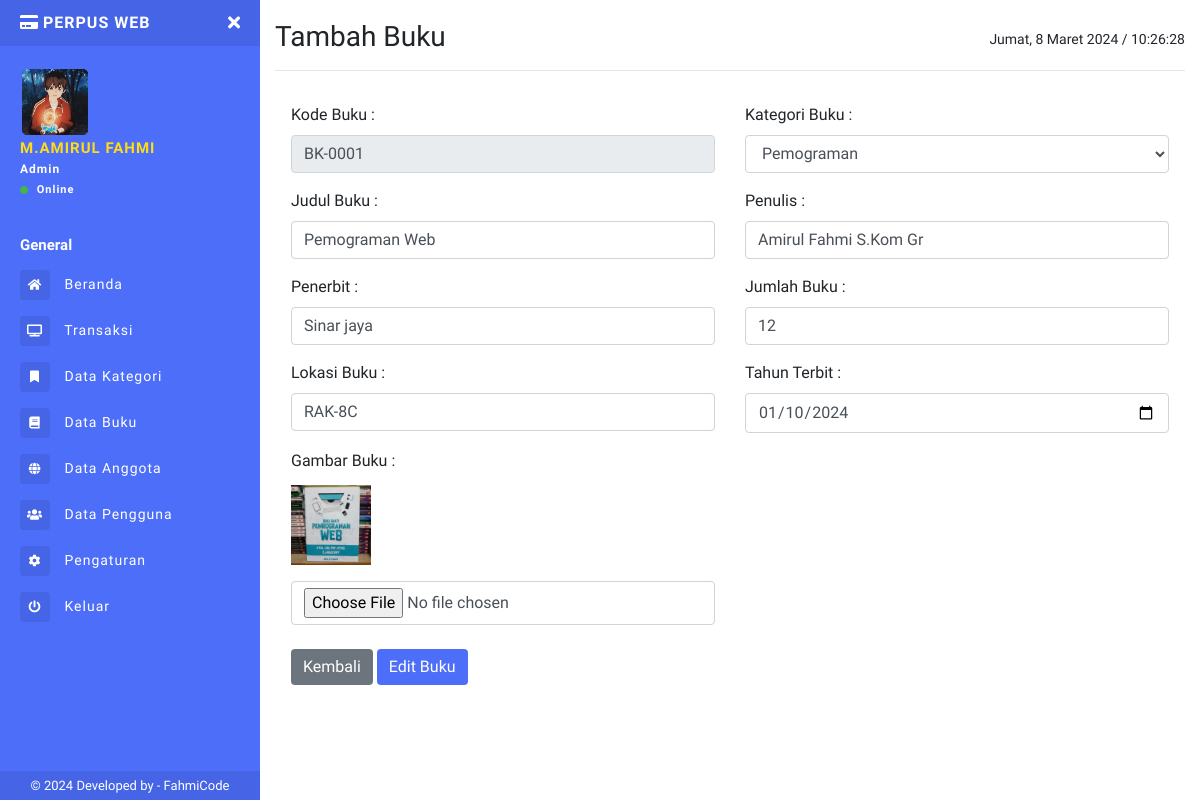
/admin/edit-buku.php?id_buku=BK-0001 (signed in), run on the app's committed database.
### tables this page shows
CREATE TABLE `tb_buku` (
  `id_buku` char(13) NOT NULL,
  `judul` varchar(50) NOT NULL,
  `penulis` varchar(50) NOT NULL,
  `penerbit` varchar(50) NOT NULL,
  `th_terbit` date DEFAULT NULL,
  `id_kategori` int(11) NOT NULL,
  `jumlah_buku` int(11) NOT NULL,
  `lokasi` varchar(25) NOT NULL,
  `gambar` varchar(50) NOT NULL,
  `created_by` int(11) NOT NULL,
  `tgl_input` date DEFAULT NULL
);

CREATE TABLE `tb_kategori` (
  `id_kategori` int(11) NOT NULL,
  `nama_kategori` varchar(50) NOT NULL,
  `created_at` date DEFAULT NULL
);

### admin/edit-buku.php (the view, shortened to what this page needs)
<?php
include "sidebar.php";
$query = mysqli_query($conn, "SELECT * FROM tb_buku WHERE id_buku = '" . $_GET['id_buku'] . "'");
$b = mysqli_fetch_assoc($query);
?>
<h1 class="h3 mb-0">
  Tambah Buku
  <div class="float-right">
    <p id="date_time" style="font-size: 14px; margin-top:11px"></p>
  </div>
</h1>
<hr>
<div class="modal-content border-0">
  <form method="POST" enctype="multipart/form-data">
    <div class="modal-body">
      <div class="row">
        <div class="form-group col-6">
          <label class="samll">Kode Buku :</label>
          <input type="text" name="kode" value="<?= $b['id_buku']; ?>" class="form-control" readonly>
        </div>
        <div class="form-group col-6">
          <label class="samll">Kategori Buku :</label>
          <select name="kategori" class="form-control" required>
            <?php
            $kategori = mysqli_query($conn, "SELECT * FROM tb_kategori");
            while ($k = mysqli_fetch_array($kategori)) {
            ?>
              <option value="<?php echo $k['id_kategori'] ?>" <?= ($b['id_kategori'] == $k['id_kategori']) ? 'selected' : ''; ?>><?php echo $k['nama_kategori'] ?></option>
            <?php } ?>
          </select>
        </div>
        <div class="form-group col-6">
          <label class="samll">Judul Buku :</label>
          <input type="text" name="judul" value="<?= $b['judul']; ?>" placeholder="Masukkan Judul" class="form-control" required>
        </div>
        <div class="form-group col-6">
          <label class="samll">Penulis :</label>
          <input type="text" value="<?= $b['penulis']; ?>" placeholder="Masukkan Penulis" name="penulis" class="form-control" required>
        </div>
        <div class="form-group col-6">
          <label class="samll">Penerbit :</label>
          <input type="text" value="<?= $b['penerbit']; ?>" placeholder="Masukkan Penerbit" name="penerbit" class="form-control" required>
        </div>
        <div class="form-group col-6">
          <label class="samll">Jumlah Buku :</label>
          <input type="number" value="<?= $b['jumlah_buku']; ?>" placeholder="Masukkan Jumlah" name="jumlah" class="form-control" required>
        </div>
        <div class="form-group col-6">
          <label class="samll">Lokasi Buku :</label>
          <input type="text" value="<?= $b['lokasi']; ?>" placeholder="Masukkan Rak" name="lokasi" class="form-control" required>
        </div>
        <div class="form-group col-6">
          <label class="samll">Tahun Terbit :</label>
          <input type="date" value="<?= $b['th_terbit']; ?>" name="tahun" class="form-control" required>
        </div>
        <div class="form-group col-6">
          <label class="samll">Gambar Buku :</label>
          <br>
          <img src="../uploads/buku/<?= $b['gambar']; ?>" height="80px" width="80px" alt="" class="mt-1 mb-3">
          <input type="file" name="foto" class="form-control">
        </div>
      </div>
      <div class="text-left mt-2">
        <button type="button" class="btn btn-secondary text-left" onclick="history.back(-1)">Kembali</button>
        <button type="submit" name="edit" class="btn btn-primary">Edit Buku</button>
      </div>
    </div>
  </form>
</div>
<?php include "footer.php" ?>

### admin/sidebar.php (shortened to what this page needs)
<?php
include '../connection/koneksi.php';
$query = "SELECT * FROM tb_admin WHERE id = '" .  $_COOKIE['id_admin'] . "'";
$run = mysqli_query($conn, $query);
$d = mysqli_fetch_array($run);
?>
<!DOCTYPE html>
<html>
<head>
  <link rel="stylesheet" href="https://maxcdn.bootstrapcdn.com/bootstrap/4.0.0/css/bootstrap.min.css">
  <link href="../assets/css/style.css" rel="stylesheet">
  <link href="https://use.fontawesome.com/releases/v5.0.6/css/all.css" rel="stylesheet">
  <link href="../assets/vendor/datatables/dataTables.bootstrap4.min.css" rel="stylesheet">
  <link href="../assets/vendor/datatables/responsive.bootstrap4.min.css" rel="stylesheet">
</head>
<body>
  <div class="page-wrapper chiller-theme toggled">
    <nav id="sidebar" class="sidebar-wrapper">
      <div class="sidebar-content">
        <div class="sidebar-brand">
          <a href="./"><i class="fa fa-credit-card mr-1"></i>PerPus Web</a>
          <div id="close-sidebar">
            <i class="fas fa-times"></i>
          </div>
        </div>
        <div class="sidebar-header">
          <div class="user-pic" style="height:70px;width:70px;">
            <img class="img-responsive img-rounded" src="../uploads/profil/<?= $d['foto']; ?>" alt="User picture">
          </div>
          <div class="user-info">
            <span class="user-name"><?= $d['nama']; ?>
            </span>
            <span class="user-role"><?= $d['level'] ?></span>
            <span class="user-status">
              <i class="fa fa-circle"></i>
              <span>Online</span>
            </span>
          </div>
        </div>
        <div class="sidebar-menu">
          <ul>
            <li class="header-menu">
              <span>General</span>
            </li>
            <li>
              <a href="index.php">
                <i class="fas fa-home"></i>
                <span>Beranda</span>
              </a>
            </li>
            <li>
              <a href="transaksi.php">
                <i class="fa fa-tv"></i>
                <span>Transaksi</span>
              </a>
            </li>
            <li>
              <a href="kategori.php">
                <i class="fa fa-fw fa-bookmark"></i>
                <span>Data Kategori</span>
              </a>
            </li>
            <li>
              <a href="data-buku.php">
                <i class="fa fa-book"></i>
                <span>Data Buku</span>
              </a>
            </li>
            <li>
              <a href="data-anggota.php">
                <i class="fas fa-globe"></i>
                <span>Data Anggota</span>
              </a>
            </li>
            <?php
            if ($d['level'] == "Admin") { ?>
              <li>
                <a href="data-admin.php">
                  <i class="fas fa-users"></i>
                  <span>Data Pengguna</span>
                </a>
              </li>
            <?php  }  ?>
            <li>
              <a href="pengaturan.php">
                <i class="fa fa-cog"></i>
                <span>Pengaturan</span>
              </a>
            </li>
            <li>
              <a href="#Exit" data-toggle="modal">
                <i class="fa fa-power-off"></i>
                <span>Keluar</span>
              </a>
            </li>
          </ul>
        </div>
      </div>
      <div class="sidebar-footer">
        © 2024 Developed by - <a target="_blank" rel="noopener noreferrer" href="https://fahmi965.000webhostapp.com/Portofolio.html">
          FahmiCode</a>
      </div>
    </nav>
    <main class="page-content">
      <div class="container-fluid">

### data on the page
tb_buku: kode "BK-0001", kategori "Pemograman", judul "Pemograman Web", penulis "Amirul Fahmi S.Kom Gr", penerbit "Sinar jaya", jumlah "12", lokasi "RAK-8C", tahun "01/10/2024", gambar (picture)

### other printed values
$d['nama'] "M.AMIRUL FAHMI"
$d['level'] "Admin"
